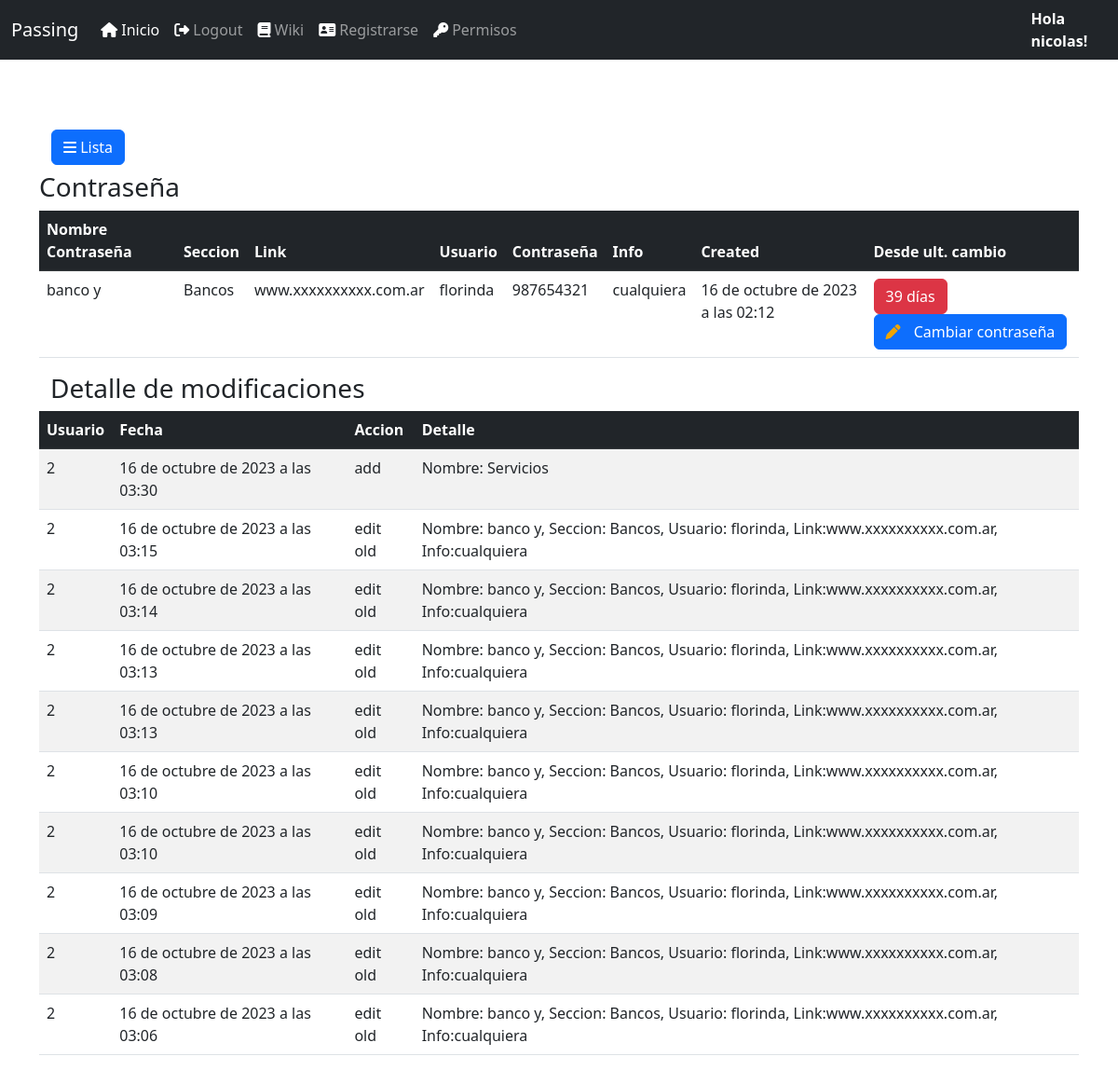
The app's page /pass/detailpass/8 (signed in), older data.
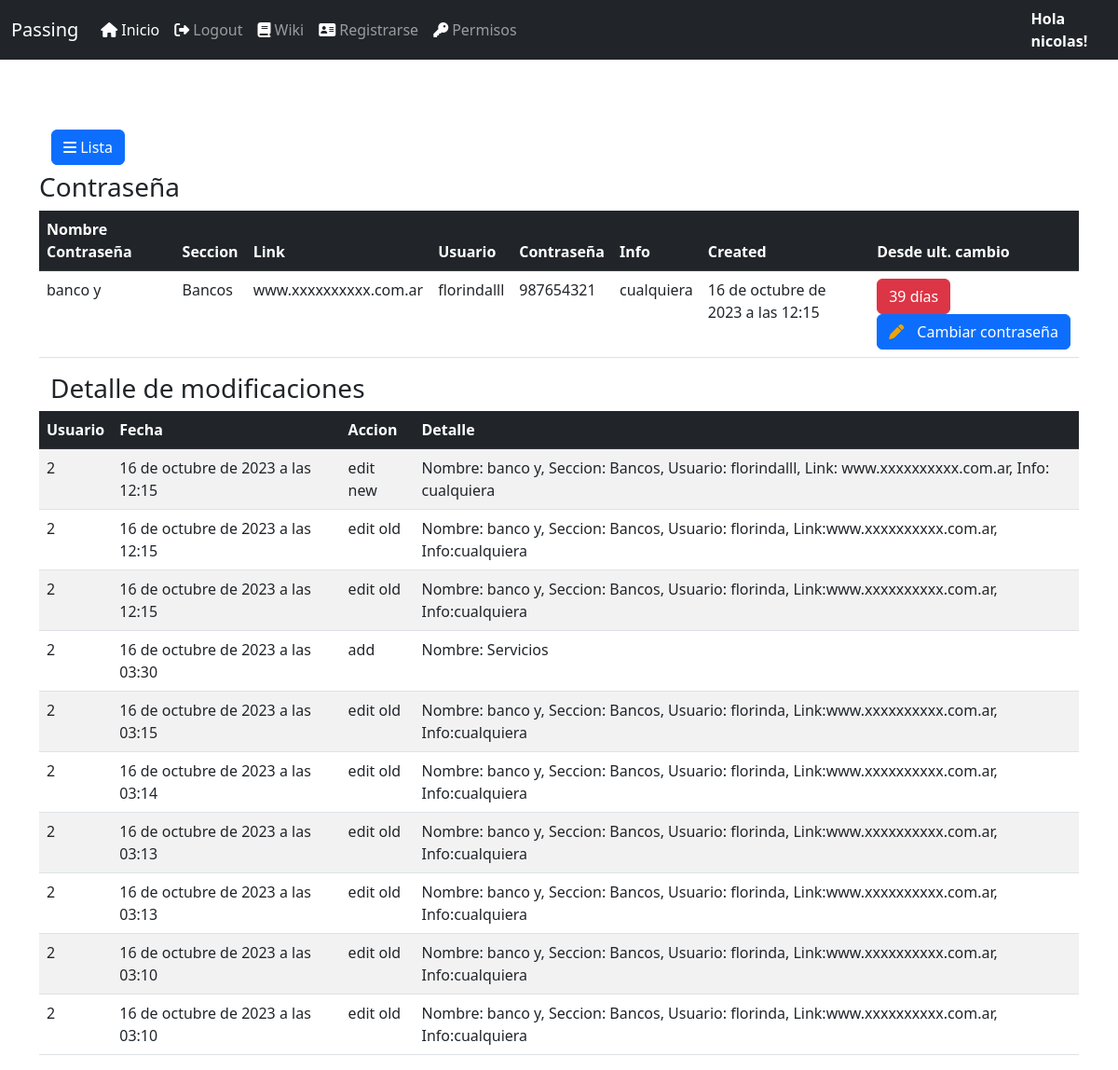
The same page, newer data.
### passbase/models.py (models this page shows, shortened)
class Contrasena(models.Model):
    nombre_contra = models.CharField(max_length=50, unique=True)
    seccion = models.ForeignKey(SeccionContra, on_delete=models.CASCADE)
    link = models.CharField(max_length=265)
    usuario = models.CharField(max_length=60)
    contraseña = models.CharField(max_length=60)
    actualizacion= models.IntegerField(default=30) #la contraseña pedirá cambio cada x dias de este campo
    info = models.CharField(max_length=260)
    active = models.BooleanField(default=True)
    created = models.DateTimeField(auto_now=True)
    updated = models.DateTimeField(auto_now_add=True)

class LogData(models.Model):
    entidad = models.CharField(max_length=50)
    contraseña = models.IntegerField()
    usuario = models.ForeignKey(CustomUser, on_delete=models.CASCADE, default='')
    action = models.CharField(max_length=80, null = True)
    detail = models.CharField(max_length=255)
    created = models.DateTimeField(auto_now=True)

class SeccionContra(models.Model):
    nombre_seccion = models.CharField(max_length=50)
    active = models.BooleanField(default=True)
    created = models.DateTimeField(auto_now=True)
    updated = models.DateTimeField(auto_now_add=True)
    def __str__(self):
        return self.nombre_seccion

### passbase/views.py (the view)
# urls.py: path('detailpass/<int:pk>',ContrasDetailView.as_view(), name='detailpass'),
class ContrasDetailView(DetailView):
    model=Contrasena
    template_name = 'detail-cont.html'
    def get_context_data(self, **kwargs):
        context = super().get_context_data(**kwargs)
        log_data =  LogData.objects.filter(contraseña=self.kwargs['pk']).order_by('-created')[:10]
        dias_actual_contrasena = Contrasena.objects.get(id=self.kwargs['pk']).actualizacion
        try:
            fecha_ult_up_pass= LogData.objects.filter(contraseña=self.kwargs['pk'], action = 'change pass').order_by('-created').first().created
            fecha_hoy = timezone.now()
            diferencia = fecha_hoy - fecha_ult_up_pass
            cant_dias = diferencia.days
            print(f'cantidad de dias: {cant_dias}')
        except:
            fecha_ult_up_pass= LogData.objects.filter(contraseña=self.kwargs['pk'], action = 'Create').order_by('-created').first().created
            fecha_hoy = timezone.now()
            diferencia = fecha_hoy - fecha_ult_up_pass
            cant_dias = diferencia.days
        if log_data.exists():
            context['log_data'] = log_data
            context['last_update'] = cant_dias
            context['actualizacion'] = dias_actual_contrasena
        else:
            context['log_data'] = None
        return context

### templates/detail-cont.html (shortened to what this page needs)
<!DOCTYPE html>
{% extends 'base.html'%}
{% load static %}
{% block head %}
<link rel="stylesheet" href="{% static 'lib/DataTables-1.13.1/css/dataTables.bootstrap5.min.css' %}"/>
<link rel="stylesheet" href="{% static 'lib/DataTables-1.13.1/plugins/responsive-2.4.0/css/responsive.bootstrap5.min.css' %}"/>
{% endblock %}
{% block content %}
<div class="container" style="height: 60px;">
</div>
{% if request.user.is_authenticated %}
<div class="container">
    <button class="btn">
        <a class="btn btn-primary btn-flat" href= {% url 'listpass' %}> <i class="fa-solid fa-bars"></i>  Lista</a>
    </button>
    <h3>Contraseña</h3>
</div>
<div>
<div class="container">
<table class="table" id="data">
    <thead class="table-dark">
            <tr >
                <th scope="col">Nombre Contraseña</th>
                <th scope="col">Seccion</th>
                <th scope="col">Link</th>
                <th scope="col">Usuario</th>
                <th scope="col">Contraseña</th>
                <th scope="col">Info</th>
                <th scope="col">Created</th>
                <th scope="col">Desde ult. cambio</th>
            </tr>
        </thead>
        <tbody>
            <tr>
                <td>{{object.nombre_contra}}</td>
                <td>{{object.seccion}}</td>
                <td>{{object.link}}</td>
                <td>{{object.usuario}}</td>
                <td>{{object.contraseña}}</td>
                <td>{{object.info}}</td>
                <td>{{object.created}}</td>
                {% if last_update < actualizacion %}
                <td> <button type="button" class="btn btn-success">{{last_update}} días</button> </td>
                {% else %}
                <td>
                    <button type="button" class="btn btn-danger">{{last_update}} días</button>
                        <a href="{% url 'updatepass' object.id %}">
                            <button type="button" class="btn btn-primary">
                            <i class="fas fa-pen" style="margin-right:10px; text-decoration-line: none; color: #EFA400;"></i>
                            Cambiar contraseña
                            </button>
                        </a>
                </td>
                {% endif%}
            </tr>
        </tbody>
</div>
</div>
    <div class="container">
        <table class="table table-striped table-hover" id="detail">
            <div class="container">
                <h3>Detalle de modificaciones</h3>
            </div>
            <thead class="table-dark">
                    <tr >
                        <th scope="col">Usuario</th>
                        <th scope="col">Fecha</th>
                        <th scope="col">Accion</th>
                        <th scope="col">Detalle</th>
                    </tr>
                </thead>
                <tbody>
                    {%for detail in log_data%}
                    <tr>
                        <td>{{detail.usuario_id}}</td>
                        <td>{{detail.created}}</td>
                        <td>{{detail.action}}</td>
                        <td>{{detail.detail}}</td>
                    </tr>
                    {%endfor%}
                </tbody>
            </div>
{% endif %}
{% endblock %}

Row changes from the older to the newer data that the page shows:
no longer on this page (row unchanged): LogData: usuario_id "2", created "16 de octubre de 2023 a las 03:09", action "edit old", detail "Nombre: banco y, Seccion: Bancos, Usuario: florinda, Link:www.xxxxxxxxxx.com.ar, Info:cualquiera"
no longer on this page (row unchanged): LogData: usuario_id "2", created "16 de octubre de 2023 a las 03:08", action "edit old", detail "Nombre: banco y, Seccion: Bancos, Usuario: florinda, Link:www.xxxxxxxxxx.com.ar, Info:cualquiera"
no longer on this page (row unchanged): LogData: usuario_id "2", created "16 de octubre de 2023 a las 03:06", action "edit old", detail "Nombre: banco y, Seccion: Bancos, Usuario: florinda, Link:www.xxxxxxxxxx.com.ar, Info:cualquiera"
changed Contrasena "banco y": usuario "florinda" → "florindalll"; created "16 de octubre de 2023 a las 02:12" → "16 de octubre de 2023 a las 12:15"
added LogData: usuario_id "2", created "16 de octubre de 2023 a las 12:15", action "edit new", detail "Nombre: banco y, Seccion: Bancos, Usuario: florindalll, Link: www.xxxxxxxxxx.com.ar, Info: cualquiera"
added LogData: usuario_id "2", created "16 de octubre de 2023 a las 12:15", action "edit old", detail "Nombre: banco y, Seccion: Bancos, Usuario: florinda, Link:www.xxxxxxxxxx.com.ar, Info:cualquiera"
added LogData: usuario_id "2", created "16 de octubre de 2023 a las 12:15", action "edit old", detail "Nombre: banco y, Seccion: Bancos, Usuario: florinda, Link:www.xxxxxxxxxx.com.ar, Info:cualquiera"
